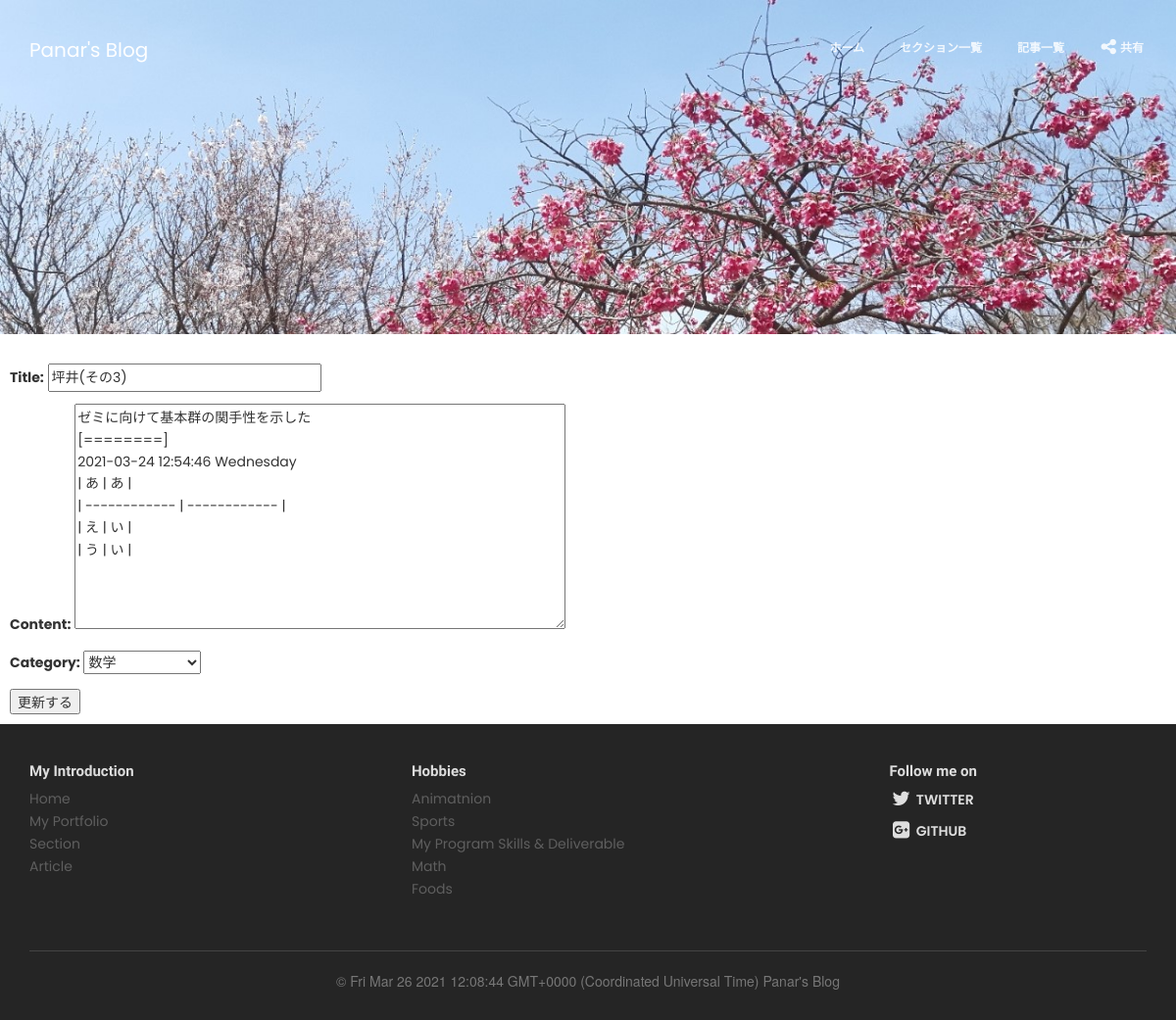
Page /update/10 on the committed database.
### blogpost/models.py (models this page shows, shortened)
class BlogModel(models.Model):
    title = models.CharField(max_length=100)
    content = MDTextField()
    postdate = models.DateField(auto_now_add=True)
    editdate = models.DateField(auto_now=True)
    category = models.CharField(
        max_length=50,
        choices = CATEGORY
    )

### blogpost/views.py (the view)
# urls.py: path('update/<int:pk>', BlogUpdate.as_view(), name='update'),
class BlogUpdate(UpdateView):
    template_name = 'update.html'
    model = BlogModel
    fields = ( 'title', 'content', 'category')
    success_url = reverse_lazy('home')

### templates/update.html (shortened to what this page needs)
{% extends 'base.html' %}
{% block header %}
  <img src="../static/img/桜.jpg" class="img-fluid" style="max-width: 100%; , height: auto; ">
{% endblock header %}
{% block content %}
<form action="" method="POST" style="padding:10px;">{% csrf_token %}
{{ form.as_p }}
    <input type="submit" value="更新する">
</form>
{% endblock content %}

### rows in the picture
BlogModel: title "坪井(その3)", content "ゼミに向けて基本群の関手性を示した [========] 2021-03-24 12:54:46 Wednesday | あ | あ | | ------------ | ------------ | | え | い | | う | い |", category "数学"
